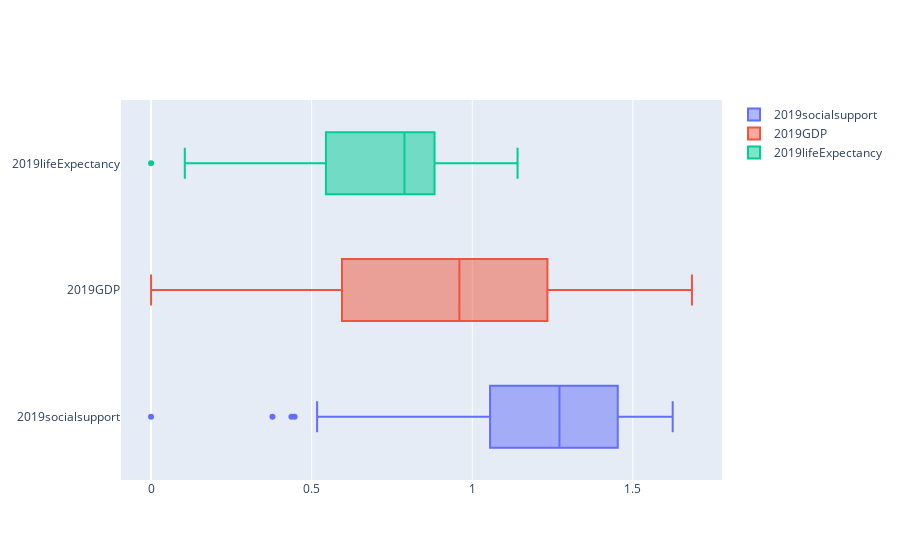

Notebook source saved alongside this figure:
### Code cell
fig = go.Figure()
# Use x instead of y argument for horizontal plot
fig.add_trace(go.Box(x=df2019.Socialsupport, name='2019socialsupport'))
fig.add_trace(go.Box(x=df2019.GDPpercapita, name='2019GDP'))
fig.add_trace(go.Box(x=df2019.HealthylifeExpectancy, name='2019lifeExpectancy'))

fig.show()

### Figure 1 — Plotly figure (JSON) as saved in the notebook; plotly's stock layout.template omitted (floating-point values rounded to 4 significant figures; data arrays with more than 128 entries replaced by an {"elided": "..."} marker saying what was removed)
{"data": [{"name": "2019socialsupport", "type": "box", "x": {"elided": "156 float values"}}, {"name": "2019GDP", "type": "box", "x": {"elided": "156 float values"}}, {"name": "2019lifeExpectancy", "type": "box", "x": {"elided": "156 float values"}}], "layout": {}}
